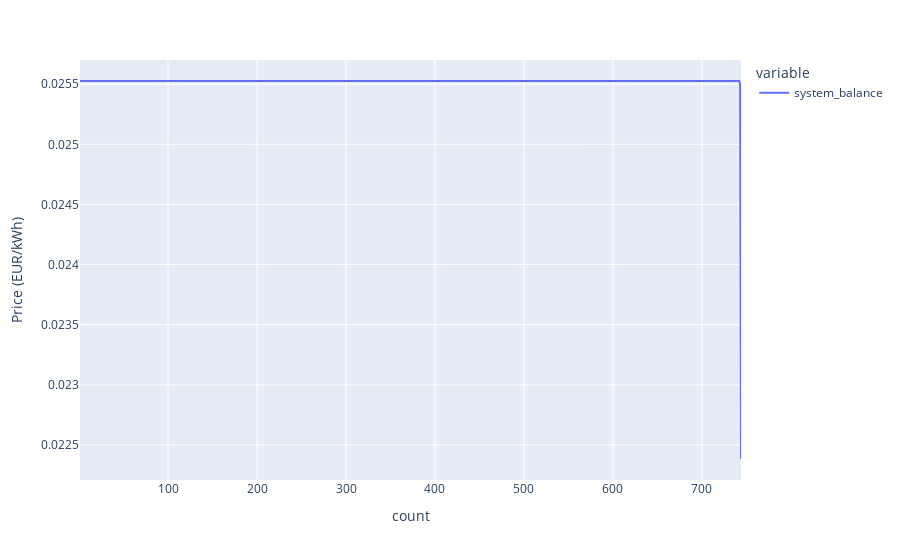

Write notebook code for a chart like this one.
### Markdown cell above
We see that the shadow price changes and it is higher than in the default case, as expected.
We can visualise its LDC again:

### Code cell
plot_load_duration_curve(dataframe=balance_price['system_balance'].to_frame(), 
                         plot_export_path='results/default_price.html', 
                         y_label='Price (EUR/kWh)')

### Figure 1 — Plotly figure (JSON) as saved in the notebook; plotly's stock layout.template omitted (floating-point values rounded to 4 significant figures; data arrays with more than 128 entries replaced by an {"elided": "..."} marker saying what was removed)
{"data": [{"hovertemplate": "variable=system_balance<br>index=%{x}<br>value=%{y}<extra></extra>", "legendgroup": "system_balance", "line": {"color": "#636efa", "dash": "solid"}, "marker": {"symbol": "circle"}, "mode": "lines", "name": "system_balance", "orientation": "v", "showlegend": true, "type": "scatter", "x": {"elided": "744 int values"}, "xaxis": "x", "y": {"elided": "744 float values"}, "yaxis": "y"}], "layout": {"legend": {"title": {"text": "variable"}, "tracegroupgap": 0}, "margin": {"t": 60}, "xaxis": {"anchor": "y", "domain": [0, 1], "title": {"text": "count"}}, "yaxis": {"anchor": "x", "domain": [0, 1], "title": {"text": "Price (EUR/kWh)"}}}}
